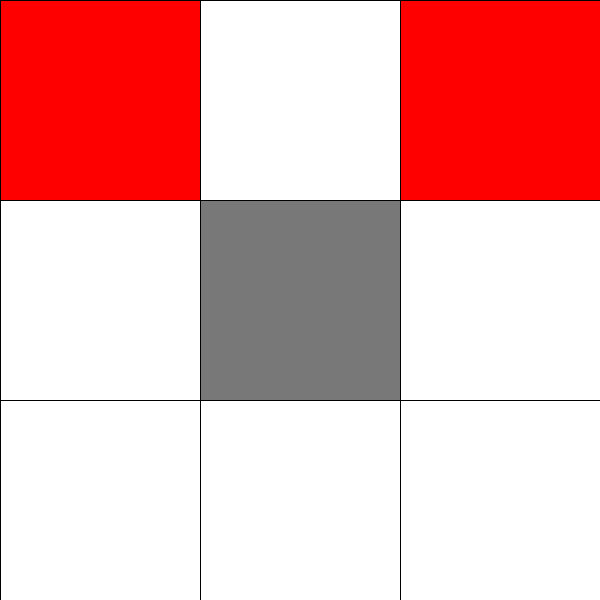
Frame 1 (no input)
Frame 60 (the mouse pressed at the canvas centre just before this capture): identical to frame 1, image omitted
Frame 120 (the mouse held since frame 60 and released just before this capture): identical to frame 1, image omitted

The Processing sketch that drew this single still picture (run headless with seeded random() and noise(); from frame 60 on, the mouse is pressed at the canvas centre):

// Processing sketch: TicTacToe_bot
// ── TicTacToe_bot.pde
int size = 3;
int tiles = size*size;

int[] state = new int[tiles];
int[] movesDone = new int[9];
int[][] allMoves = new int[9][9];

int[] winningMoves = new int[9];
int[] losingMoves = new int[9];

boolean[] movePossible = new boolean[9];

int depth_ = 3;

color c1 = color(255, 0, 0);
color c2 = color(120);
color ce = color(255);

int move = 0;

void setup() {
  size(600, 600);
  //Setting all tiles to empty
  for (int i = 0; i < tiles; i++) {
    state[i] = 2;
  }
  
  
  state[0] = 0;
  state[4] = 1;
  state[2] = 0;
  
  int[] st = new int[9];
  arrayCopy(state, st);
  
  
  print("Primary state: " + printState(st) + "\n");
  for (int i = 0; i < tiles; i++) {
    if (movePossible(st, i)) {
      movePossible[i] = true;
      tryMove(i, i, depth_, st, 1);
      print("progress: [");
      for (int p = 0; p < i; p++) {
        print("I");
      }
      for (int p = 0; p < tiles-i; p++) {
        print("-");
      }
      print("]\n");
    }
    else {
      movePossible[i] = false;
    }
  }
  
  int[] score = new int[9];
  
  for (int i = 0; i < state.length; i++) {
    score[i] = winningMoves[i] - losingMoves[i];
  }
  
  int bestMoveIndex = 0;
  int bestScore = -1000;
  
  for (int i = 0; i < state.length; i++) {
    if (score[i] > bestScore && movePossible[i]) {
      bestMoveIndex = i;
      bestScore = score[i];
    }
  }
  
  print("scores: " + printMoves(score) + ", move chosen: " + bestMoveIndex + "\n");
  
  
  print(checkWin(state) + "\n");
  print("state: " + printState(winningMoves) + "\n");
  print("winning moves: " + printMoves(winningMoves) + "\n");
  print("losing moves: " + printMoves(losingMoves) + "\n");
}

void draw() {
  //noStroke();
  for (int i = 0; i < tiles; i++) {
    fill(state[i] == 0 ? c1 : state[i] == 1 ? c2 : ce);
    int x = i % 3;
    int y = floor(i/3);
    rect(x*(width/size), y*(height/size), (x+1)*(width/size), (y+1)*(height/size));
  }
}

//Function should check whether current best move improves on last best move and update it if this is the case

void tryMove(int startMove, int i, int depth, int[] st_, int player) {
  
  int[] st = new int[9];
  
  arrayCopy(st_, st);
  
  for (int c = 0; c < 9; c++) {
    if (movePossible(st, c)) {
      int[] st2 = new int[9];
      arrayCopy(st, st2);
      st2[c] = player;
      //print("move " + c + " was possible, going from " + printState(st) + " to " + printState(st2) + "\n");
      
      int win = checkWin(st2);
      switch (win) {
        
        //No win was found
        case 2:
          if (depth < 5) tryMove(startMove, c, depth+1, st2, player == 0 ? 1 : 0);
          //print("Checking sequence (depth=" + depth + ")" + printState(st2) + "\n");
          break;
          
        //Win for 0
        case 0:
          print("Sequence ended in win for player, from start " + startMove + ", at state " + printState(st2));
          losingMoves[startMove] += 1*(9-depth);
          break;
          
        //Win for 1
        case 1:
          print("Sequence ended in win for computer, from start " + startMove + ", at state " + printState(st2));
          winningMoves[startMove] += 1*(9-depth);
          break;
      }
    } 
    else {
      //print("move " + c + " was not possible, because st[" + c + "] = " + st[c] + ", at depth: " + depth + "\n");
    }
  }
}

void mousePressed() {
  int i = floor(mouseX/(width/3)) + floor(mouseY/(height/3))*3;
  if (state[i] == 2) {
    state[i] = move;
    move = (move == 0 ? 1 : 0);
    print("Checking win: " + checkWin(state) + "\n");
  }
}

String printState(int[] st) {
  String str = "\n";
  /*
  for (int i = 0; i < tiles; i++) {
    if (st[i] != 2 || true) {
      str += "[" + i + ":" + st[i] + "]";
    }
  }
  */
  for (int i = 0; i < tiles; i++) {
    if (st[i] != 2) {
      str += "[" + st[i] + "]";
    }
    else {
      str += "[ ]";
    }
    if (i % 3 == 2 && i != tiles) str += "\n"; 
  }
  return str;
}

String printMoves(int[] st) {
  String str = "";
  for (int i = 0; i < tiles; i++) {
    if (st[i] != 0 || true) {
      str += "[" + i + ":" + st[i] + "]";
    }
  }
  return str;
}

boolean movePossible(int[] st, int i) {
  return st[i] == 2;
}

int checkWin(int[] st) {
  //Horizontal line checking
  for (int i = 0; i < 3; i++) {
    if (st[i] == st[3+i] && st[3+i] == st[6+i]) {
      return st[i];
    }
  }
  for (int i = 0; i < 3; i++) {
    if (st[i*3] == st[1+i*3] && st[1+i*3] == st[2+i*3]) {
      return st[i*3];
    }
  }
  if (st[0] == st[4] && st[4] == st[8]) {
    return st[0];
  }
  if (st[2] == st[4] && st[4] == st[6]) {
    return st[2];
  }
  return 2;
}

int findBestMove() {
  int[] ts = state;
  boolean foundWin = false;
  
  boolean done = false;
  int movesPossible = 9;
  
  while (!done) {
    for (int i = 0; i < movesPossible; i++) {
      
    }
  }
  
  //Looking for win long term
  while (!foundWin) {
    
  }
  return 0;
}
